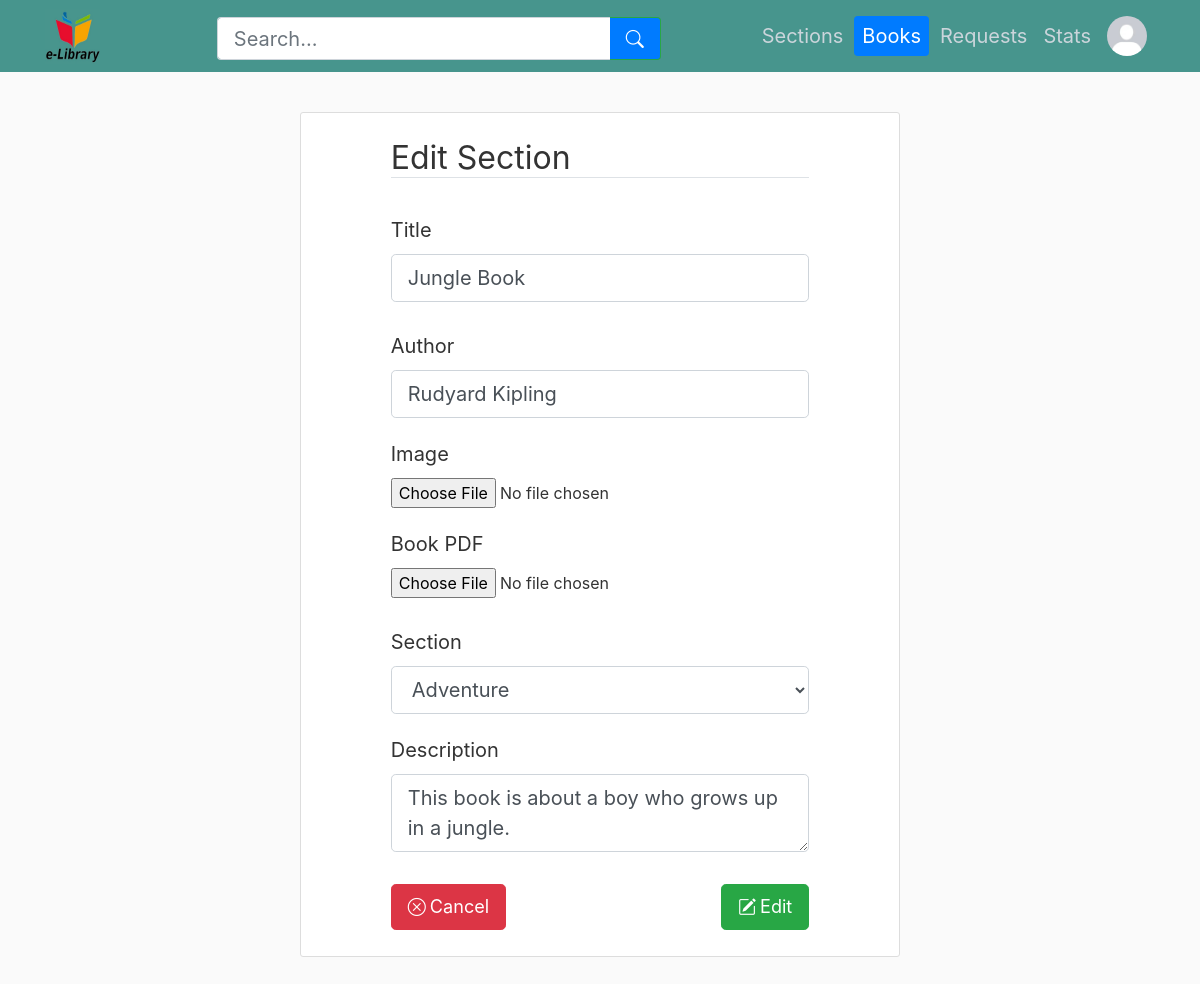
Page /librarian/edit-book/1 (signed in) on the committed database.
### library_app/models.py (models this page shows, shortened)
class User(db.Model):
    __tablename__ = "user"
    userid = db.Column(db.Integer, primary_key=True, autoincrement=True)
    name = db.Column(db.String(60), nullable=False)
    username = db.Column(db.String(32), unique=True, nullable=False)
    email = db.Column(db.String(60), unique=True, nullable=False)
    password = db.Column(db.String(60), nullable=False)
    profile_picture = db.Column(
        db.String(20), nullable=False, default="default_profile_picture.png"
    )
    authenticated = db.Column(db.Boolean, default=False)
    urole = db.Column(db.String(20), default="user")
    requests = db.relationship(
        "Request", back_populates="user", lazy=True, cascade="all, delete-orphan"
    )
    feedbacks = db.relationship(
        "Feedback", back_populates="user", lazy=True, cascade="all, delete-orphan"
    )
    __table_args__ = (
        CheckConstraint(urole.in_(["user", "librarian"]), name="check_urole"),
    )
    def get_urole(self):
        return self.urole

class Book(db.Model):
    __tablename__ = "book"
    bookid = db.Column(db.Integer, primary_key=True, autoincrement=True)
    title = db.Column(db.String(60), unique=True, nullable=False)
    author = db.Column(db.String(60), nullable=False)
    date_created = db.Column(
        db.Date, nullable=False, default=datetime.now(timezone.utc).date()
    )
    picture = db.Column(
        db.String(20), nullable=False, default="default_book_picture.png"
    )
    description = db.Column(db.String(120), nullable=False)
    pdf_file = db.Column(db.String(20), nullable=False)
    sectionid = db.Column(
        db.Integer, db.ForeignKey("section.sectionid"), nullable=False, default=1
    )
    section = db.relationship("Section", back_populates="books")
    issuedbooks = db.relationship(
        "IssuedBook", back_populates="book", lazy=True, cascade="all, delete-orphan"
    )
    feedbacks = db.relationship(
        "Feedback", back_populates="book", lazy=True, cascade="all, delete-orphan"
    )
    requests = db.relationship(
        "Request", back_populates="book", lazy=True, cascade="all, delete-orphan"
    )

### library_app/librarian/routes.py (the view, shortened to what this page needs)
@librarian.route("/librarian/edit-book/<int:bookid>", methods=["GET", "POST"])
@login_required(role="librarian")
def edit_book(bookid):
    book = Book.query.get(bookid)
    form = EditBookForm(current_book=book)
    if request.method == "GET":
        form.title.data = book.title
        form.author.data = book.author
        form.description.data = book.description
        form.sectionid.data = book.sectionid
    return render_template(
        "librarian/edit_book.html",
        title="Edit Book",
        form=form,
        book=book,
        librarian=current_user,
        navbaractive=["Books"],
    )

### library_app/models.py (called while the page is built)
@login_manager.user_loader
def load_user(userid):
    return User.query.get(userid)

### library_app/utils.py (called while the page is built)
def login_required(role="any"):
    def wrapper(fn):
        @wraps(fn)
        def view(*args, **kwargs):
            if not current_user.is_authenticated:
                return login_manager.unauthorized()
            if current_user.get_urole() != role and role!=any:
                abort(403)
            return fn(*args, **kwargs)
        return view
    return wrapper

### library_app/templates/librarian/edit_book.html (shortened to what this page needs)
{% extends "librarian/layout.html" %} {% block content %}
<div class="content-section mx-auto w-50">
    <form
        method="POST"
        action=""
        class="form mx-auto w-75 mb-3 mt-3"
        enctype="multipart/form-data"
    >
        <fieldset class="form-group">
            <legend class="border-bottom mb-4 h2 font-weight-normal">
                Edit Section
            </legend>
            <div class="form-group">
                {{ form.title.label(class='h5 font-weight-normal
                form-control-label mt-3') }} {%if form.title.errors %} {{
                form.title(class="form-control form-control-lg is-invalid mt-1")
                }}
                <div>
                    {% for error in form.title.errors %}
                    <p class="text-danger mt-1">*{{error}}</p>
                    {% endfor %}
                </div>
                {% else %} {{ form.title(class="form-control form-control-lg
                mt-1") }} {% endif %}
            </div>
            <div class="form-group">
                {{ form.author.label(class='h5 font-weight-normal
                form-control-label mt-3') }} {%if form.author.errors %} {{
                form.author(class="form-control form-control-lg is-invalid mt-1")
                }}
                <div>
                    {% for error in form.author.errors %}
                    <p class="text-danger mt-1">*{{error}}</p>
                    {% endfor %}
                </div>
                {% else %} {{ form.author(class="form-control form-control-lg
                mt-1") }} {% endif %}
            </div>
            <div class="form-group">
                {{ form.picture.label(class='h5 font-weight-normal
                form-control-label mt-2') }} {{
                form.picture(class="form-control-file mt-1") }}
            </div>
            <div class="form-group">
                {{ form.pdf_file.label(class='h5 font-weight-normal
                form-control-label mt-2') }} {{
                form.pdf_file(class="form-control-file mt-1") }}
            </div>
            <div class="form-group">
                {{ form.sectionid.label(class='h5 font-weight-normal form-control-label mt-3') }}
                {% if form.sectionid.errors %}
                {{ form.sectionid(class="form-control form-control-lg is-invalid mt-1") }}
                <div>
                    {% for error in form.sectionid.errors %}
                    <p class="text-danger mt-1">*{{ error }}</p>
                    {% endfor %}
                </div>
                {% else %}
                {{ form.sectionid(class="form-control form-control-lg mt-1") }}
                {% endif %}
            </div>
            <div class="form-group">
                {{ form.description.label(class='h5 font-weight-normal
                form-control-label mt-2') }} {% if form.description.errors %} {{
                form.description(class="form-control form-control-lg is-invalid
                mt-1") }}
                <div>
                    {% for error in form.description.errors %}
                    <p class="text-danger mt-1">*{{error}}</p>
                    {% endfor %}
                </div>
                {% else %} {{ form.description(class="form-control form-control-lg
                mt-1") }} {% endif %}
            </div>
        </fieldset>
        <div class="row">
            <div class="col-md-6">
                <a class="btn btn-lg btn-danger" href="{{url_for("librarian.books")}}"><i class="bi bi-x-circle mr-1"></i>Cancel</a>
            </div>
            <div class="col-md-6 text-right">
                <button class="btn btn-lg btn-success" id="submit" name="submit" type="submit" value="Edit"><i class="bi bi-pencil-square mr-1"></i>Edit</button>
            </div>
        </div>
    </form>
</div>
{% endblock content %}

### library_app/templates/librarian/layout.html (shortened to what this page needs)
<!DOCTYPE html>
<html lang="en">
    <head>
        <link
            rel="stylesheet"
            href="https://cdn.jsdelivr.net/npm/bootstrap@4.3.1/dist/css/bootstrap.min.css"
        />
        <link href="https://cdn.jsdelivr.net/npm/bootstrap-icons@1.7.0/font/bootstrap-icons.css" rel="stylesheet">
        <link
            rel="stylesheet"
            type="text/css"
            href="{{ url_for('static', filename='main/style.css') }}"
        />
    </head>
    <body>
        <header class="site-header">
            <nav class="navbar navbar-expand-md navbar-dark bg-steel fixed-top">
                <div class="container">
                    <a class="mr-4" href="{{url_for("librarian.sections")}}"><img class="logo-img" src="{{url_for('static', filename="main/library_logo.jpg")}}"/></a>
                    <div class="container">
                        <form id="searchForm" class="form-inline mx-auto search-form" action="{{ url_for('librarian.search') }}" method="POST" style="width: 37vw; height: 5.4vh;">
                            <div class="input-group">
                                <input id="searchInput" name="search_term" class="form-control form-control-lg border-right-0" type="search" placeholder="Search..." aria-label="Search" style="height: 5.4vh;" minlength="1" maxlength="60">
                                <div class="input-group-append">
                                    <button class="btn btn-lg btn-outline-success border-left-0" type="submit" style="height: 5.4vh;">
                                        <i class="bi bi-search"></i>
                                    </button>
                                </div>
                            </div>
                        </form>
                    </div>
                    <div class="navbar-nav">
                        <a class="nav-item nav-link h5 font-weight-normal mt-2 {% if 'Sections' in navbaractive %} active {% endif %}" href="{{url_for("librarian.sections")}}">Sections</a>
                        <a class="nav-item nav-link h5 font-weight-normal mt-2 {% if 'Books' in navbaractive %} active {% endif %}" href="{{url_for("librarian.books")}}">Books</a>
                        <a class="nav-item nav-link h5 font-weight-normal mt-2 {% if 'Requests' in navbaractive %} active {% endif %}" href="{{url_for("librarian.requests")}}">Requests</a>
                        <a class="nav-item nav-link h5 font-weight-normal mt-2 {% if 'Stats' in navbaractive %} active {% endif %}" href="{{url_for("librarian.stats")}}">Stats</a>
                        <a class="nav-item nav-link {% if 'Account' in navbaractive %} btn btn-primary rounded-pill mx-1{% endif %}" href="{{url_for("librarian.account")}}"><img src="{{url_for('static', filename='librarian/profile_pictures/' + librarian.profile_picture)}}" class="rounded-circle nav-img"/></a>
                    </div>
                </div>
            </nav>
        </header>
        {% block content %} {% endblock %}
    </body>
</html>

### library_app/static/main/style.css (style rules this page uses)
body { background: #fafafa; color: #333333; margin-top: 5rem; }
.bg-steel { background-color: #47958d; }
.site-header .navbar-nav .nav-link { color: #cbd5db; }
.site-header .navbar-nav .nav-link.active { font-weight: 500; }
.content-section { background: #ffffff; padding: 10px 20px; border: 1px solid #dddddd; border-radius: 3px; margin-bottom: 20px; }
.nav-img { height: 2.5rem; width: 2.5rem; }
.logo-img { height: 55px; width: 55px; }
.nav-item.active { background-color: #007bff; color: #fff; border-color: #007bff; border-radius: 4px; padding: 0.5rem 1rem; margin-right: 3px; margin-left: 3px; }
.btn-lg { font-size: 1.13rem !important; }
.search-form { border: none; margin-top: 5px; }
.search-form .input-group { width: 100%; }
.search-form .form-control { border-radius: 4px; }
.search-form .btn { border-radius: 0 4px 4px 0; background-color: #007bff; color: white; }

### rows in the picture
User: profile_picture (placeholder picture)
Book: title "Jungle Book", author "Rudyard Kipling", sectionid "Adventure", description "This book is about a boy who grows up in a jungle."
